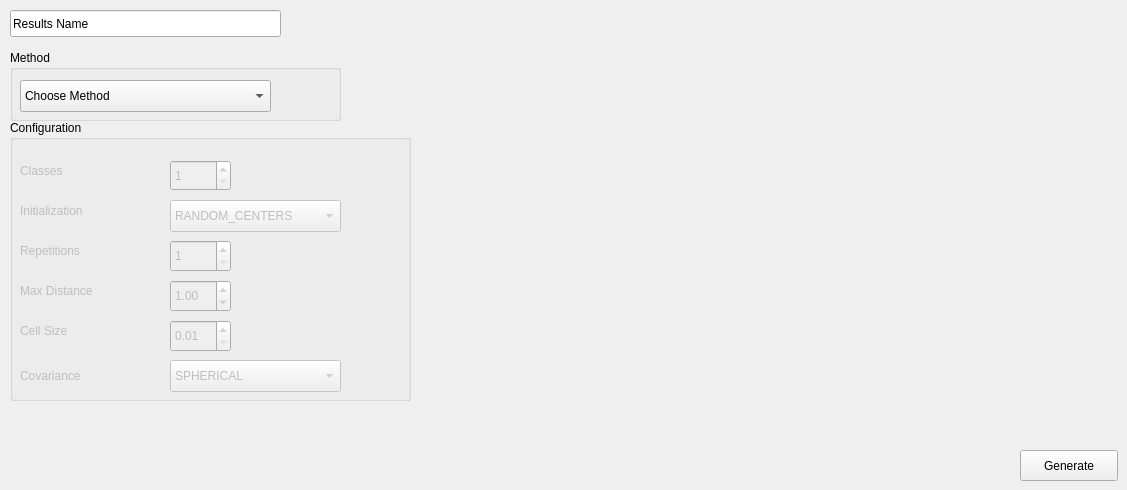
         <widget class="QWidget" name="v_clustering_tb">
          <attribute name="title">
           <string>Clustering</string>
          </attribute>
          <widget class="QGroupBox" name="groupBox_2">
           <property name="geometry">
            <rect>
             <x>10</x>
             <y>50</y>
             <width>331</width>
             <height>71</height>
            </rect>
           </property>
           <property name="title">
            <string>Method</string>
           </property>
           <widget class="QComboBox" name="v_clustering_method">
            <property name="geometry">
             <rect>
              <x>10</x>
              <y>30</y>
              <width>251</width>
              <height>32</height>
             </rect>
            </property>
            <item>
             <property name="text">
              <string>Choose Method</string>
             </property>
            </item>
            <item>
             <property name="text">
              <string>K_Mean</string>
             </property>
            </item>
            <item>
             <property name="text">
              <string>Chain Distance</string>
             </property>
            </item>
            <item>
             <property name="text">
              <string>Min_Max</string>
             </property>
            </item>
            <item>
             <property name="text">
              <string>Histograma</string>
             </property>
            </item>
            <item>
             <property name="text">
              <string>Expectation_Maximization</string>
             </property>
            </item>
           </widget>
          </widget>
          <widget class="QLineEdit" name="v_clustering_dataname">
           <property name="enabled">
            <bool>true</bool>
           </property>
           <property name="geometry">
            <rect>
             <x>10</x>
             <y>10</y>
             <width>271</width>
             <height>27</height>
            </rect>
           </property>
           <property name="text">
            <string>Results Name</string>
           </property>
          </widget>
          <widget class="QGroupBox" name="groupBox_4">
           <property name="geometry">
            <rect>
             <x>10</x>
             <y>120</y>
             <width>401</width>
             <height>281</height>
            </rect>
           </property>
           <property name="title">
            <string>Configuration</string>
           </property>
           <widget class="QLabel" name="v_clustering_label_classes">
            <property name="enabled">
             <bool>false</bool>
            </property>
            <property name="geometry">
             <rect>
              <x>10</x>
              <y>40</y>
              <width>111</width>
              <height>21</height>
             </rect>
            </property>
            <property name="text">
             <string>Classes</string>
            </property>
           </widget>
           <widget class="QSpinBox" name="v_clustering_classes">
            <property name="enabled">
             <bool>false</bool>
            </property>
            <property name="geometry">
             <rect>
              <x>160</x>
              <y>40</y>
              <width>61</width>
              <height>31</height>
             </rect>
            </property>
            <property name="minimum">
             <number>1</number>
            </property>
            <property name="maximum">
             <number>999999</number>
            </property>
           </widget>
           <widget class="QLabel" name="v_clustering_label_initialization">
            <property name="enabled">
             <bool>false</bool>
            </property>
            <property name="geometry">
             <rect>
              <x>10</x>
              <y>80</y>
              <width>101</width>
              <height>21</height>
             </rect>
            </property>
            <property name="text">
             <string>Initialization</string>
            </property>
           </widget>
           <widget class="QLabel" name="v_clustering_label_repetitions">
            <property name="enabled">
             <bool>false</bool>
            </property>
            <property name="geometry">
             <rect>
              <x>10</x>
              <y>120</y>
              <width>101</width>
              <height>21</height>
             </rect>
            </property>
            <property name="text">
             <string>Repetitions</string>
            </property>
           </widget>
           <widget class="QLabel" name="v_clustering_label_maxdistance">
            <property name="enabled">
             <bool>false</bool>
            </property>
            <property name="geometry">
             <rect>
              <x>10</x>
              <y>160</y>
              <width>131</width>
              <height>21</height>
             </rect>
            </property>
            <property name="text">
             <string>Max Distance</string>
            </property>
           </widget>
           <widget class="QDoubleSpinBox" name="v_clustering_maxdistance">
            <property name="enabled">
             <bool>false</bool>
            </property>
            <property name="geometry">
             <rect>
              <x>160</x>
              <y>160</y>
              <width>61</width>
              <height>32</height>
             </rect>
            </property>
            <property name="maximum">
             <double>999999.989999999990687</double>
            </property>
            <property name="singleStep">
             <double>0.010000000000000</double>
            </property>
            <property name="value">
             <double>1.000000000000000</double>
            </property>
           </widget>
           <widget class="QComboBox" name="v_clustering_initialization">
            <property name="enabled">
             <bool>false</bool>
            </property>
            <property name="geometry">
             <rect>
              <x>160</x>
              <y>80</y>
              <width>171</width>
              <height>32</height>
             </rect>
            </property>
            <item>
             <property name="text">
              <string>RANDOM_CENTERS</string>
             </property>
            </item>
            <item>
             <property name="text">
              <string>PP_CENTERS</string>
             </property>
            </item>
           </widget>
           <widget class="QSpinBox" name="v_clustering_repetitions">
            <property name="enabled">
             <bool>false</bool>
            </property>
            <property name="geometry">
             <rect>
              <x>160</x>
              <y>120</y>
              <width>61</width>
              <height>32</height>
             </rect>
            </property>
            <property name="minimum">
             <number>1</number>
            </property>
            <property name="maximum">
             <number>999999</number>
            </property>
           </widget>
           <widget class="QLabel" name="v_clustering_label_cellsize">
            <property name="enabled">
             <bool>false</bool>
            </property>
            <property name="geometry">
             <rect>
              <x>10</x>
              <y>200</y>
              <width>121</width>
              <height>22</height>
             </rect>
            </property>
            <property name="text">
             <string>Cell Size</string>
            </property>
           </widget>
           <widget class="QDoubleSpinBox" name="v_clustering_cellsize">
            <property name="enabled">
             <bool>false</bool>
            </property>
            <property name="geometry">
             <rect>
              <x>160</x>
              <y>200</y>
              <width>61</width>
              <height>32</height>
             </rect>
            </property>
            <property name="minimum">
             <double>0.010000000000000</double>
            </property>
            <property name="maximum">
             <double>999999.000000000000000</double>
            </property>
           </widget>
           <widget class="QLabel" name="v_clustering_label_covariance">
            <property name="enabled">
             <bool>false</bool>
            </property>
            <property name="geometry">
             <rect>
              <x>10</x>
              <y>240</y>
              <width>141</width>
              <height>31</height>
             </rect>
            </property>
            <property name="text">
             <string>Covariance</string>
            </property>
           </widget>
           <widget class="QComboBox" name="v_clustering_covariance">
            <property name="enabled">
             <bool>false</bool>
            </property>
            <property name="geometry">
             <rect>
              <x>160</x>
              <y>240</y>
              <width>171</width>
              <height>32</height>
             </rect>
            </property>
            <item>
             <property name="text">
              <string>SPHERICAL</string>
             </property>
            </item>
            <item>
             <property name="text">
              <string>DIAGONAL</string>
             </property>
            </item>
            <item>
             <property name="text">
              <string>GENERIC</string>
             </property>
            </item>
           </widget>
          </widget>
          <widget class="QPushButton" name="v_clustering_generate">
           <property name="geometry">
            <rect>
             <x>1020</x>
             <y>450</y>
             <width>98</width>
             <height>31</height>
            </rect>
           </property>
           <property name="text">
            <string>Generate</string>
           </property>
          </widget>
         </widget>
